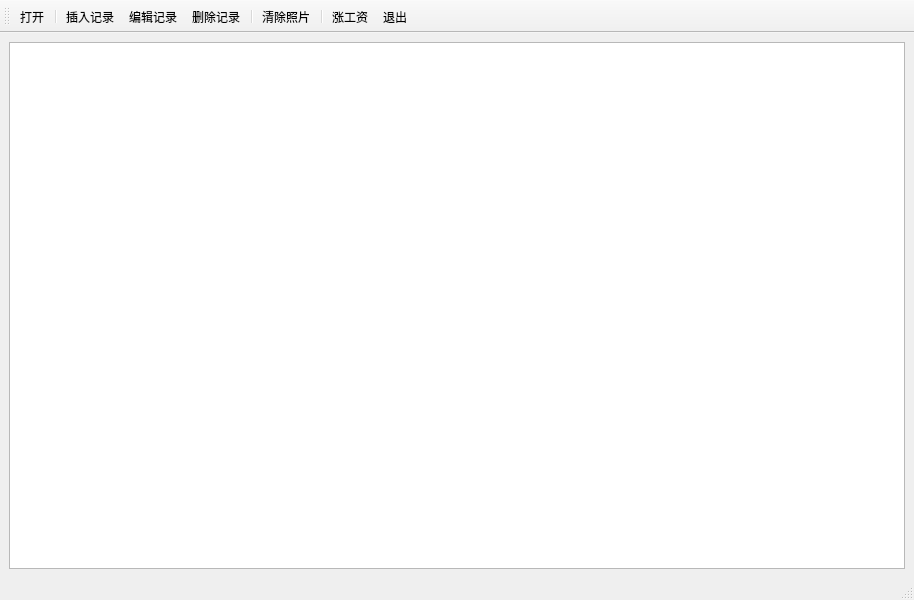
<?xml version="1.0" encoding="UTF-8"?>
<ui version="4.0">
 <class>MainWindow</class>
 <widget class="QMainWindow" name="MainWindow">
  <property name="geometry">
   <rect>
    <x>0</x>
    <y>0</y>
    <width>914</width>
    <height>600</height>
   </rect>
  </property>
  <property name="windowTitle">
   <string>MainWindow</string>
  </property>
  <widget class="QWidget" name="centralwidget">
   <layout class="QHBoxLayout" name="horizontalLayout">
    <item>
     <widget class="QTableView" name="tableView"/>
    </item>
   </layout>
  </widget>
  <widget class="QStatusBar" name="statusbar"/>
  <widget class="QToolBar" name="toolBar">
   <property name="windowTitle">
    <string>toolBar</string>
   </property>
   <attribute name="toolBarArea">
    <enum>TopToolBarArea</enum>
   </attribute>
   <attribute name="toolBarBreak">
    <bool>false</bool>
   </attribute>
   <addaction name="act_open_db"/>
   <addaction name="separator"/>
   <addaction name="act_insert"/>
   <addaction name="act_edit_record"/>
   <addaction name="act_remove"/>
   <addaction name="separator"/>
   <addaction name="act_remove_photo"/>
   <addaction name="separator"/>
   <addaction name="act_salary_up"/>
   <addaction name="act_quit"/>
  </widget>
  <action name="act_open_db">
   <property name="text">
    <string>打开</string>
   </property>
   <property name="toolTip">
    <string>打开数据库</string>
   </property>
   <property name="menuRole">
    <enum>QAction::MenuRole::NoRole</enum>
   </property>
  </action>
  <action name="act_quit">
   <property name="text">
    <string>退出</string>
   </property>
   <property name="menuRole">
    <enum>QAction::MenuRole::NoRole</enum>
   </property>
  </action>
  <action name="act_insert">
   <property name="text">
    <string>插入记录</string>
   </property>
   <property name="toolTip">
    <string>插入记录</string>
   </property>
   <property name="menuRole">
    <enum>QAction::MenuRole::NoRole</enum>
   </property>
  </action>
  <action name="act_remove">
   <property name="text">
    <string>删除记录</string>
   </property>
   <property name="menuRole">
    <enum>QAction::MenuRole::NoRole</enum>
   </property>
  </action>
  <action name="act_edit_record">
   <property name="text">
    <string>编辑记录</string>
   </property>
   <property name="menuRole">
    <enum>QAction::MenuRole::NoRole</enum>
   </property>
  </action>
  <action name="act_remove_photo">
   <property name="text">
    <string>清除照片</string>
   </property>
   <property name="menuRole">
    <enum>QAction::MenuRole::NoRole</enum>
   </property>
  </action>
  <action name="act_salary_up">
   <property name="text">
    <string>涨工资</string>
   </property>
   <property name="menuRole">
    <enum>QAction::MenuRole::NoRole</enum>
   </property>
  </action>
 </widget>
 <resources/>
 <connections/>
</ui>
